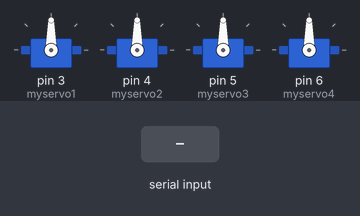
The sketch below on a simulated Arduino Uno, built with avr-gcc and run on an emulated ATmega328P. Shown: 4 × servo. The test bench sets the inputs (shaded band).

Above: at 1.3 s.
1.4 s: "r,45\n" received over the second serial link
At 1.8 s:
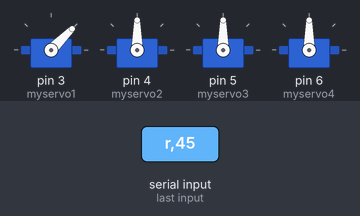
2.9 s: "v,45\n" received over the second serial link
At 4.1 s:
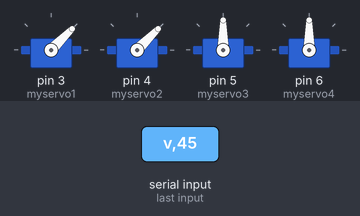
4.4 s: "r90\n" received over the second serial link
At 5.3 s:
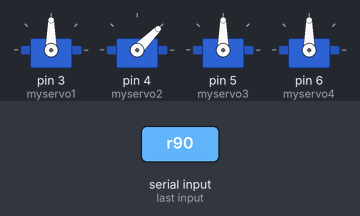
5.9 s: "x,45\n" received over the second serial link
At 6.4 s:
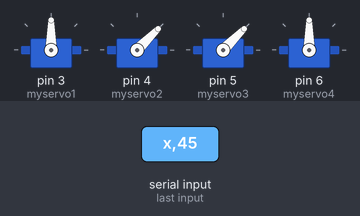
7.4 s: "v90\n" received over the second serial link
At 8.6 s:
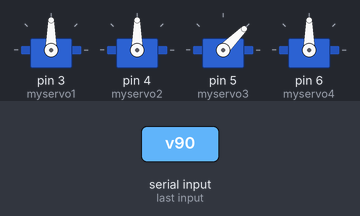
8.9 s: "a,45\n" received over the second serial link
At 9.9 s:
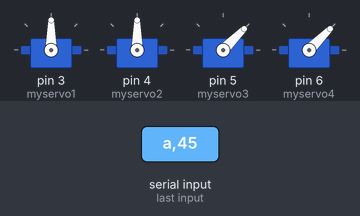
Timing chart, 0 to 11.4 s (numbered marks = the images above; inputs shaded):
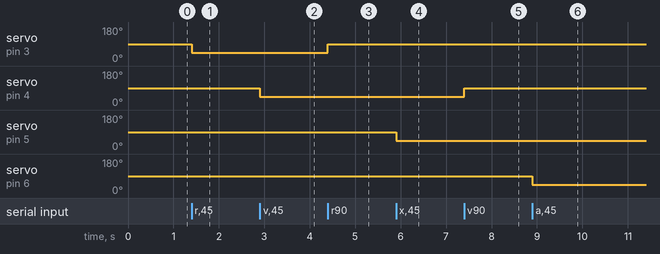

The sketch:

Brazogrande.ino.ino
```cpp
#include <Servo.h>
#include <SoftwareSerial.h>
SoftwareSerial mySerial(10, 11); // RX, TX
Servo myservo1;
Servo myservo2;
Servo myservo3;
Servo myservo4;

void setup()   /*----( SETUP: RUNS ONCE )----*/
{

  Serial.begin(9600);
  mySerial.begin(9600);
  myservo1.attach(3);
  myservo2.attach(4);
  myservo3.attach(5);
  myservo4.attach(6);
myservo1.write(90);
myservo2.write(90);
myservo3.write(90);
myservo4.write(90);
delay(100);
}

void loop(){

    if (mySerial.available() > 0) {
    char recibir = mySerial.read();

    switch (recibir){
    case 'r': pinza(); break;
    case 'v': brazo(); break;
    case 'x': brazo1(); break;
    case 'a': base(); break;

    }
    }
  }


void pinza(){ int valr = mySerial.parseInt();         myservo1.write(valr); delay(15);  }
void brazo(){ int valv = mySerial.parseInt();         myservo2.write(valv); delay(15); }
void brazo1(){ int valx = mySerial.parseInt();         myservo3.write(valx); delay(15); }
void base(){  int vala = mySerial.parseInt();         myservo4.write(vala);delay(15); }
```

Measured:
- after the input at 1.4 s, servo on pin 3 (myservo1): 90° → 45° at once
- after the input at 2.9 s, servo on pin 4 (myservo2): 90° → 45° at once
- after the input at 4.4 s, servo on pin 3 (myservo1): 45° → 90° at once
- after the input at 5.9 s, servo on pin 5 (myservo3): 90° → 45° at once
- after the input at 7.4 s, servo on pin 4 (myservo2): 45° → 90° at once
- after the input at 8.9 s, servo on pin 6 (myservo4): 90° → 45° at once
